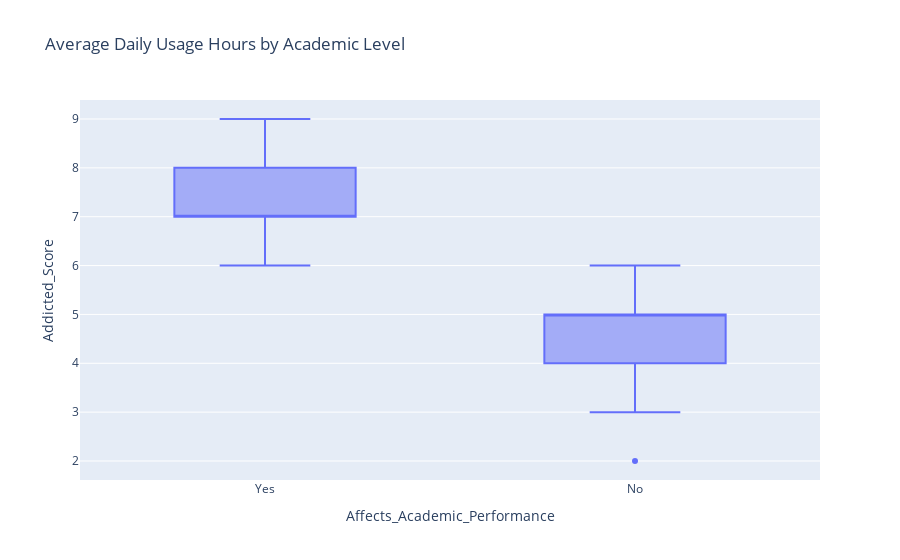

Notebook source saved alongside this figure:
### Markdown cell above
# 📈 Average Addicted Score Across Academic Levels  
Displays a line chart showing how the average addicted score varies across academic levels.

### Code cell
import plotly.express as px
fig1 = px.box(df, x='Affects_Academic_Performance', y='Addicted_Score', title='Average Daily Usage Hours by Academic Level')
fig1.show()

### Figure 1 — Plotly figure (JSON) as saved in the notebook; plotly's stock layout.template omitted (floating-point values rounded to 4 significant figures; data arrays with more than 128 entries replaced by an {"elided": "..."} marker saying what was removed)
{"data": [{"alignmentgroup": "True", "hovertemplate": "Affects_Academic_Performance=%{x}<br>Addicted_Score=%{y}<extra></extra>", "legendgroup": "", "marker": {"color": "#636efa"}, "name": "", "notched": false, "offsetgroup": "", "orientation": "v", "showlegend": false, "type": "box", "x": {"elided": "705 str values"}, "x0": " ", "xaxis": "x", "y": {"elided": "705 int values"}, "y0": " ", "yaxis": "y"}], "layout": {"boxmode": "group", "legend": {"tracegroupgap": 0}, "title": {"text": "Average Daily Usage Hours by Academic Level"}, "xaxis": {"anchor": "y", "domain": [0, 1], "title": {"text": "Affects_Academic_Performance"}}, "yaxis": {"anchor": "x", "domain": [0, 1], "title": {"text": "Addicted_Score"}}}}
